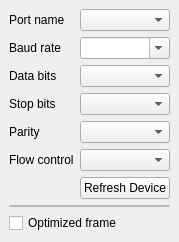
<?xml version="1.0" encoding="UTF-8"?>
<ui version="4.0">
 <class>SerialPortUi</class>
 <widget class="QWidget" name="SerialPortUi">
  <property name="geometry">
   <rect>
    <x>0</x>
    <y>0</y>
    <width>146</width>
    <height>210</height>
   </rect>
  </property>
  <property name="windowTitle">
   <string notr="true">Form</string>
  </property>
  <layout class="QGridLayout" name="gridLayout">
   <property name="leftMargin">
    <number>9</number>
   </property>
   <property name="topMargin">
    <number>9</number>
   </property>
   <property name="rightMargin">
    <number>9</number>
   </property>
   <property name="bottomMargin">
    <number>9</number>
   </property>
   <item row="3" column="1">
    <widget class="QComboBox" name="comboBoxStopBits"/>
   </item>
   <item row="5" column="0">
    <widget class="QLabel" name="label_6">
     <property name="sizePolicy">
      <sizepolicy hsizetype="Fixed" vsizetype="Preferred">
       <horstretch>0</horstretch>
       <verstretch>0</verstretch>
      </sizepolicy>
     </property>
     <property name="text">
      <string>Flow control</string>
     </property>
    </widget>
   </item>
   <item row="0" column="1">
    <widget class="QComboBox" name="comboBoxPortName">
     <property name="editable">
      <bool>false</bool>
     </property>
    </widget>
   </item>
   <item row="1" column="0">
    <widget class="QLabel" name="label_2">
     <property name="sizePolicy">
      <sizepolicy hsizetype="Fixed" vsizetype="Preferred">
       <horstretch>0</horstretch>
       <verstretch>0</verstretch>
      </sizepolicy>
     </property>
     <property name="text">
      <string>Baud rate</string>
     </property>
    </widget>
   </item>
   <item row="4" column="1">
    <widget class="QComboBox" name="comboBoxParity"/>
   </item>
   <item row="2" column="0">
    <widget class="QLabel" name="label_3">
     <property name="sizePolicy">
      <sizepolicy hsizetype="Fixed" vsizetype="Preferred">
       <horstretch>0</horstretch>
       <verstretch>0</verstretch>
      </sizepolicy>
     </property>
     <property name="text">
      <string>Data bits</string>
     </property>
    </widget>
   </item>
   <item row="1" column="1">
    <widget class="QComboBox" name="comboBoxBaudRate">
     <property name="editable">
      <bool>true</bool>
     </property>
    </widget>
   </item>
   <item row="7" column="0" colspan="2">
    <widget class="QPushButton" name="pushButton">
     <property name="minimumSize">
      <size>
       <width>0</width>
       <height>2</height>
      </size>
     </property>
     <property name="maximumSize">
      <size>
       <width>16777215</width>
       <height>2</height>
      </size>
     </property>
     <property name="text">
      <string notr="true"/>
     </property>
    </widget>
   </item>
   <item row="4" column="0">
    <widget class="QLabel" name="label_5">
     <property name="sizePolicy">
      <sizepolicy hsizetype="Fixed" vsizetype="Preferred">
       <horstretch>0</horstretch>
       <verstretch>0</verstretch>
      </sizepolicy>
     </property>
     <property name="text">
      <string>Parity</string>
     </property>
    </widget>
   </item>
   <item row="2" column="1">
    <widget class="QComboBox" name="comboBoxDataBits"/>
   </item>
   <item row="3" column="0">
    <widget class="QLabel" name="label_4">
     <property name="sizePolicy">
      <sizepolicy hsizetype="Fixed" vsizetype="Preferred">
       <horstretch>0</horstretch>
       <verstretch>0</verstretch>
      </sizepolicy>
     </property>
     <property name="text">
      <string>Stop bits</string>
     </property>
    </widget>
   </item>
   <item row="8" column="0" colspan="2">
    <widget class="QCheckBox" name="checkBoxOptimizedFrame">
     <property name="text">
      <string>Optimized frame</string>
     </property>
    </widget>
   </item>
   <item row="0" column="0">
    <widget class="QLabel" name="label">
     <property name="sizePolicy">
      <sizepolicy hsizetype="Fixed" vsizetype="Preferred">
       <horstretch>0</horstretch>
       <verstretch>0</verstretch>
      </sizepolicy>
     </property>
     <property name="text">
      <string>Port name</string>
     </property>
    </widget>
   </item>
   <item row="5" column="1">
    <widget class="QComboBox" name="comboBoxFlowControl"/>
   </item>
   <item row="6" column="1">
    <widget class="QPushButton" name="pushButtonRefreshDevice">
     <property name="text">
      <string>Refresh Device</string>
     </property>
    </widget>
   </item>
  </layout>
 </widget>
 <resources/>
 <connections/>
</ui>
